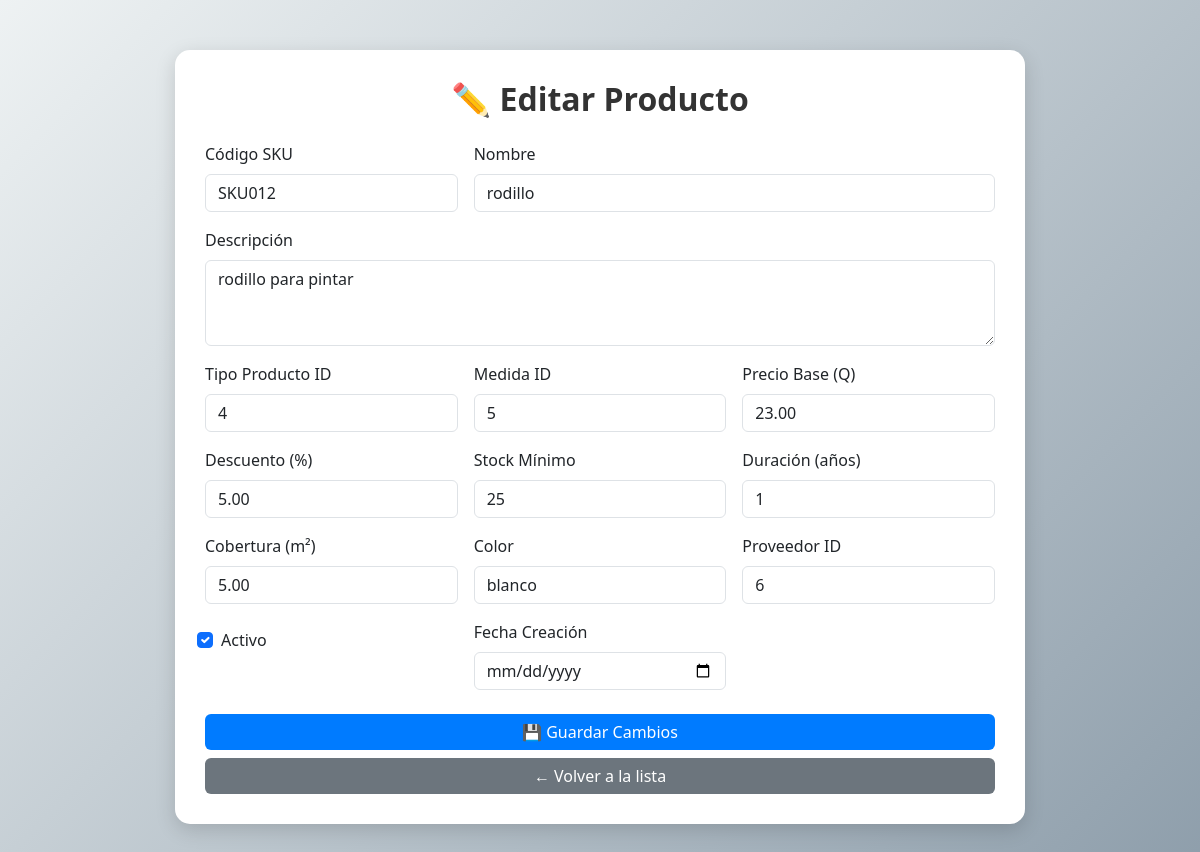
Screenshot of /index.php?action=editarProducto&producto_id=8 (signed in) with the database file from the repository.
### tables this page shows
CREATE TABLE `producto` (
  `producto_id` int(11) NOT NULL,
  `codigo_sku` varchar(50) NOT NULL,
  `nombre` varchar(200) NOT NULL,
  `descripcion` text DEFAULT NULL,
  `tipo_producto_id` int(11) NOT NULL,
  `medida_id` int(11) DEFAULT NULL,
  `precio_base` decimal(10,2) NOT NULL,
  `porcentaje_descuento` decimal(5,2) DEFAULT 0.00,
  `stock_minimo` int(11) DEFAULT 0,
  `duracion_anios` int(11) DEFAULT NULL,
  `cobertura_m2` decimal(8,2) DEFAULT NULL,
  `color` varchar(50) DEFAULT NULL,
  `proveedor_id` int(11) NOT NULL,
  `activo` tinyint(1) DEFAULT 1,
  `fecha_creacion` datetime DEFAULT current_timestamp()
);

### controllers/ProductoController.php (called while the page is built, shortened)
<?php
require_once __DIR__ . '/../models/Productos.php';
class ProductoController {
    private $producto;
    public function __construct($db) {
        $this->producto = new Producto($db);
    }
    public function obtenerProducto($producto_id) {
        return $this->producto->getById($producto_id);
    }
}

### models/Productos.php (called while the page is built, shortened)
<?php
class Producto {
    private $conn;
    private $table_name = "producto";
    public function __construct($db) {
        $this->conn = $db;
    }
    public function getById($id) {
        $query = "SELECT * FROM " . $this->table_name . " WHERE producto_id = :id LIMIT 1";
        $stmt = $this->conn->prepare($query);
        $stmt->bindParam(":id", $id);
        $stmt->execute();
        return $stmt->fetch(PDO::FETCH_ASSOC);
    }
}
?>

### views/EditarProductos.php (the view, shortened to what this page needs)
<?php
require_once __DIR__ . '/../controllers/ProductoController.php';
?>
<!DOCTYPE html>
<html lang="es">
<head>
    <link href="https://cdn.jsdelivr.net/npm/bootstrap@5.3.2/dist/css/bootstrap.min.css" rel="stylesheet">
</head>
<body>
<div class="container form-container">
    <h2 class="mb-4 text-center">✏️ Editar Producto</h2>
    <form method="POST" action="">
        <div class="row g-3">
            <div class="col-md-4">
                <label class="form-label">Código SKU</label>
                <input type="text" class="form-control" name="codigo_sku" value="<?= htmlspecialchars($producto['codigo_sku']) ?>" required>
            </div>
            <div class="col-md-8">
                <label class="form-label">Nombre</label>
                <input type="text" class="form-control" name="nombre" value="<?= htmlspecialchars($producto['nombre']) ?>" required>
            </div>
            <div class="col-12">
                <label class="form-label">Descripción</label>
                <textarea class="form-control" name="descripcion" rows="3"><?= htmlspecialchars($producto['descripcion']) ?></textarea>
            </div>
            <div class="col-md-4">
                <label class="form-label">Tipo Producto ID</label>
                <input type="number" class="form-control" name="tipo_producto_id" value="<?= $producto['tipo_producto_id'] ?>">
            </div>
            <div class="col-md-4">
                <label class="form-label">Medida ID</label>
                <input type="number" class="form-control" name="medida_id" value="<?= $producto['medida_id'] ?>">
            </div>
            <div class="col-md-4">
                <label class="form-label">Precio Base (Q)</label>
                <input type="number" class="form-control" step="0.01" name="precio_base" value="<?= $producto['precio_base'] ?>" required>
            </div>
            <div class="col-md-4">
                <label class="form-label">Descuento (%)</label>
                <input type="number" class="form-control" step="0.01" name="porcentaje_descuento" value="<?= $producto['porcentaje_descuento'] ?>">
            </div>
            <div class="col-md-4">
                <label class="form-label">Stock Mínimo</label>
                <input type="number" class="form-control" name="stock_minimo" value="<?= $producto['stock_minimo'] ?>">
            </div>
            <div class="col-md-4">
                <label class="form-label">Duración (años)</label>
                <input type="number" class="form-control" name="duracion_anios" value="<?= $producto['duracion_anios'] ?>">
            </div>
            <div class="col-md-4">
                <label class="form-label">Cobertura (m²)</label>
                <input type="number" class="form-control" name="cobertura_m2" value="<?= $producto['cobertura_m2'] ?>">
            </div>
            <div class="col-md-4">
                <label class="form-label">Color</label>
                <input type="text" class="form-control" name="color" value="<?= htmlspecialchars($producto['color']) ?>">
            </div>
            <div class="col-md-4">
                <label class="form-label">Proveedor ID</label>
                <input type="number" class="form-control" name="proveedor_id" value="<?= $producto['proveedor_id'] ?>">
            </div>
            <div class="col-md-4 form-check mt-4">
                <input type="checkbox" class="form-check-input" name="activo" id="activo" <?= $producto['activo'] ? 'checked' : '' ?>>
                <label class="form-check-label" for="activo">Activo</label>
            </div>
            <div class="col-md-4">
                <label class="form-label">Fecha Creación</label>
                <input type="date" class="form-control" name="fecha_creacion" value="<?= $producto['fecha_creacion'] ?>">
            </div>
        </div>
        <div class="mt-4">
            <button type="submit" class="btn btn-primary w-100">💾 Guardar Cambios</button>
            <a href="index.php?action=listarProductos" class="btn btn-secondary w-100 mt-2">← Volver a la lista</a>
        </div>
    </form>
</div>
</body>
</html>

### views/EditarProductos.php (style rules this page uses)
body { background: linear-gradient(135deg, #eef2f3, #8e9eab); font-family: 'Segoe UI', sans-serif; }
.form-container { max-width: 850px; margin: 50px auto; padding: 30px; background-color: #ffffff; border-radius: 15px; box-shadow: 0 6px 20px rgba(0,0,0,0.15); }
h2 { color: #333; font-weight: 600; }
label { font-weight: 500; }
.btn-primary { background-color: #007bff; border: none; transition: 0.3s; }
.btn-secondary { background-color: #6c757d; border: none; }

### rows the page displays
producto: codigo_sku "SKU012", nombre "rodillo", descripcion "rodillo para pintar", tipo_producto_id "4", medida_id "5", precio_base "23.00", porcentaje_descuento "5.00", stock_minimo "25", duracion_anios "1", cobertura_m2 "5.00", color "blanco", proveedor_id "6", activo "☑"
